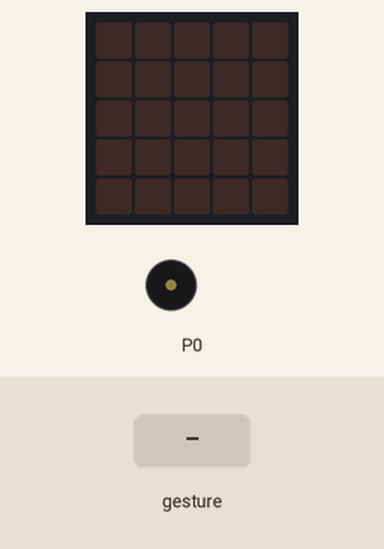
Simulated run of this program. Board: BBC micro:bit (MakeCode). On the bench: the board's 5×5 LED display, buzzer (waves = sounding). Inputs (shaded band) come from the test bench. Random numbers come from a fixed seed; a tilt is held for 1.5 s and a shake lasts 1 s, then the board lies face up again.

Above: at 1.2 s.
1.3 s: gesture 'shake'
At 1.9 s:
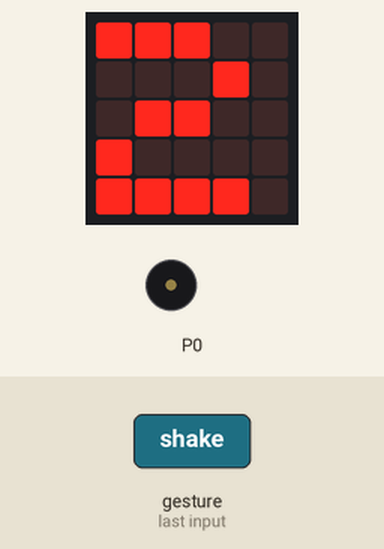
At 2.6 s:
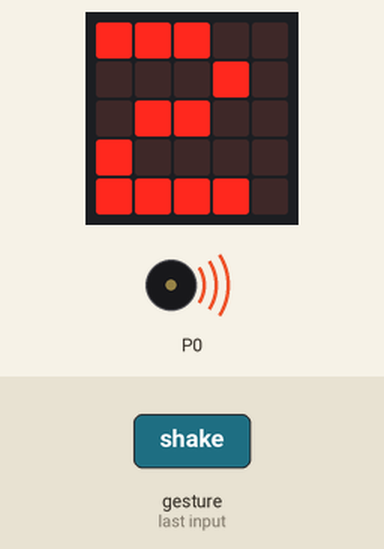
Timing chart, 0 to 10.3 s (numbered marks = the images above; inputs shaded):
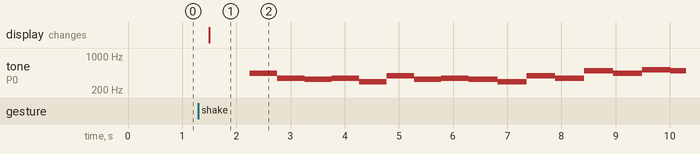

Measured:
- after the input at 1.3 s, tone on P0: plays 440 Hz for 0.51 s, 349 Hz for 0.51 s, 330 Hz for 0.51 s, 349 Hz for 0.51 s, 294 Hz for 0.51 s, 392 Hz for 0.51 s … (16 notes in this stretch), starting after 0.95 s; the display: changes after 0.20 s (image 1)

The program:

main.ts
```typescript
let 隨機取數 = 0
function music1 () {
    music.playMelody("C D E F G E G A ", 120)
    music.playMelody("A F E F D G E F ", 120)
    music.playMelody("- - - - - - - C ", 120)
}
function music3 () {
    music.playMelody("B A G A G F A C5 ", 120)
    music.playMelody("D A F G B C A D ", 120)
}
input.onGesture(Gesture.Shake, function () {
    if (隨機取數 == 1) {
        basic.showNumber(1)
        music1()
    } else if (隨機取數 == 2) {
        basic.showNumber(2)
        music2()
    } else if (隨機取數 == 3) {
        basic.showNumber(3)
        music3()
    }
})
function music2 () {
    music.playMelody("A F E F D G E F ", 120)
    music.playMelody("E D G F B A C5 B ", 113)
    music.playMelody("- - - - - C - C ", 113)
}
basic.forever(function () {
    隨機取數 = randint(1, 3)
})
```

test.ts
```typescript
// 在這裡測試；當此封包作為擴充功能時，將不會編譯此內容。
```
